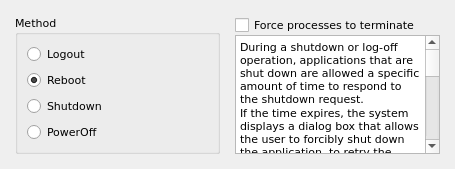
<?xml version="1.0" encoding="UTF-8"?>
<ui version="4.0">
 <class>RebootLocalMachineWidget</class>
 <widget class="QWidget" name="RebootLocalMachineWidget">
  <property name="geometry">
   <rect>
    <x>0</x>
    <y>0</y>
    <width>455</width>
    <height>160</height>
   </rect>
  </property>
  <property name="font">
   <font>
    <family>DejaVu Sans</family>
    <pointsize>8</pointsize>
   </font>
  </property>
  <property name="windowTitle">
   <string>Form</string>
  </property>
  <layout class="QHBoxLayout" name="horizontalLayout" stretch="1,1">
   <property name="spacing">
    <number>15</number>
   </property>
   <property name="leftMargin">
    <number>15</number>
   </property>
   <property name="topMargin">
    <number>15</number>
   </property>
   <property name="rightMargin">
    <number>15</number>
   </property>
   <property name="bottomMargin">
    <number>15</number>
   </property>
   <item>
    <widget class="QGroupBox" name="grpMethod">
     <property name="title">
      <string>Method</string>
     </property>
     <layout class="QVBoxLayout" name="verticalLayout_2">
      <item>
       <widget class="QRadioButton" name="rdLogout">
        <property name="sizePolicy">
         <sizepolicy hsizetype="Preferred" vsizetype="Fixed">
          <horstretch>0</horstretch>
          <verstretch>0</verstretch>
         </sizepolicy>
        </property>
        <property name="text">
         <string>Logout</string>
        </property>
       </widget>
      </item>
      <item>
       <widget class="QRadioButton" name="rdReboot">
        <property name="sizePolicy">
         <sizepolicy hsizetype="Preferred" vsizetype="Fixed">
          <horstretch>0</horstretch>
          <verstretch>0</verstretch>
         </sizepolicy>
        </property>
        <property name="text">
         <string>Reboot</string>
        </property>
        <property name="checked">
         <bool>true</bool>
        </property>
       </widget>
      </item>
      <item>
       <widget class="QRadioButton" name="rdShutdown">
        <property name="sizePolicy">
         <sizepolicy hsizetype="Preferred" vsizetype="Fixed">
          <horstretch>0</horstretch>
          <verstretch>0</verstretch>
         </sizepolicy>
        </property>
        <property name="text">
         <string>Shutdown</string>
        </property>
       </widget>
      </item>
      <item>
       <widget class="QRadioButton" name="rdPowerOff">
        <property name="sizePolicy">
         <sizepolicy hsizetype="Preferred" vsizetype="Fixed">
          <horstretch>0</horstretch>
          <verstretch>0</verstretch>
         </sizepolicy>
        </property>
        <property name="text">
         <string>PowerOff</string>
        </property>
       </widget>
      </item>
     </layout>
    </widget>
   </item>
   <item>
    <layout class="QVBoxLayout" name="verticalLayout">
     <property name="spacing">
      <number>0</number>
     </property>
     <item>
      <widget class="QCheckBox" name="chkForceProcessesToTerminate">
       <property name="sizePolicy">
        <sizepolicy hsizetype="Preferred" vsizetype="Fixed">
         <horstretch>0</horstretch>
         <verstretch>0</verstretch>
        </sizepolicy>
       </property>
       <property name="text">
        <string>Force processes to terminate</string>
       </property>
      </widget>
     </item>
     <item>
      <widget class="QTextEdit" name="txtDescription">
       <property name="enabled">
        <bool>true</bool>
       </property>
       <property name="sizePolicy">
        <sizepolicy hsizetype="Preferred" vsizetype="Expanding">
         <horstretch>0</horstretch>
         <verstretch>0</verstretch>
        </sizepolicy>
       </property>
       <property name="tabChangesFocus">
        <bool>false</bool>
       </property>
       <property name="readOnly">
        <bool>true</bool>
       </property>
       <property name="html">
        <string>&lt;!DOCTYPE HTML PUBLIC &quot;-//W3C//DTD HTML 4.0//EN&quot; &quot;http://www.w3.org/TR/REC-html40/strict.dtd&quot;&gt;
&lt;html&gt;&lt;head&gt;&lt;meta name=&quot;qrichtext&quot; content=&quot;1&quot; /&gt;&lt;style type=&quot;text/css&quot;&gt;
p, li { white-space: pre-wrap; }
&lt;/style&gt;&lt;/head&gt;&lt;body style=&quot; font-family:'DejaVu Sans'; font-size:8pt; font-weight:400; font-style:normal;&quot;&gt;
&lt;p style=&quot; margin-top:0px; margin-bottom:0px; margin-left:0px; margin-right:0px; -qt-block-indent:0; text-indent:0px;&quot;&gt;&lt;span style=&quot; font-family:'Sans';&quot;&gt;During a shutdown or log-off operation, applications that are shut down are allowed a specific amount of time to respond to the shutdown request. &lt;/span&gt;&lt;/p&gt;
&lt;p style=&quot; margin-top:0px; margin-bottom:0px; margin-left:0px; margin-right:0px; -qt-block-indent:0; text-indent:0px;&quot;&gt;&lt;span style=&quot; font-family:'Sans';&quot;&gt;If the time expires, the system displays a dialog box that allows the user to forcibly shut down the application, to retry the shutdown, or to cancel the shutdown request. &lt;/span&gt;&lt;/p&gt;
&lt;p style=&quot; margin-top:0px; margin-bottom:0px; margin-left:0px; margin-right:0px; -qt-block-indent:0; text-indent:0px;&quot;&gt;&lt;span style=&quot; font-family:'Sans';&quot;&gt;If the &amp;quot;Forces to terminate&amp;quot; option is enabled, the program uses flag EWX_FORCE and the system always forces applications to close and does not display the dialog box. When this flag is set, the system does not send the WM_QUERYENDSESSION and WM_ENDSESSION messages. &lt;/span&gt;&lt;/p&gt;
&lt;p style=&quot; margin-top:0px; margin-bottom:0px; margin-left:0px; margin-right:0px; -qt-block-indent:0; text-indent:0px;&quot;&gt;&lt;span style=&quot; font-family:'Sans';&quot;&gt;This can cause applications to lose data. Therefore, you should only use this flag in an emergency. &lt;/span&gt;&lt;/p&gt;
&lt;p style=&quot; margin-top:0px; margin-bottom:0px; margin-left:0px; margin-right:0px; -qt-block-indent:0; text-indent:0px;&quot;&gt;&lt;span style=&quot; font-family:'Sans';&quot;&gt;For Windows 2000 the program uses another flag : &lt;/span&gt;&lt;/p&gt;
&lt;p style=&quot; margin-top:0px; margin-bottom:0px; margin-left:0px; margin-right:0px; -qt-block-indent:0; text-indent:0px;&quot;&gt;&lt;span style=&quot; font-family:'Sans';&quot;&gt;EWX_FORCEIFHUNG. This flag Forces processes to terminate only if they do not respond to the WM_QUERYENDSESSION or WM_ENDSESSION message.&lt;/span&gt;&lt;/p&gt;&lt;/body&gt;&lt;/html&gt;</string>
       </property>
      </widget>
     </item>
    </layout>
   </item>
  </layout>
 </widget>
 <resources/>
 <connections/>
</ui>
